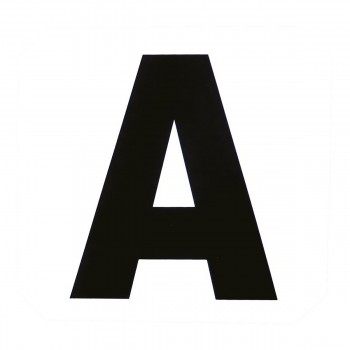
#> input picture term2_2/image_test/letter_A.jpg, 350 x 350 px, found by its file name
$ python cH_10.py
#> lines starting #> are read from the running program, lines starting #| are printed output that depends on the picture; after the words box and inside, x2 and y2 are one past the last pixel; in counts of white or black regions, pixels touching at a corner belong together
# [20 lines of commented-out code are left out]


import numpy as np
import cv2
from matplotlib import pyplot as plt

image = cv2.imread("image_test\letter_A.jpg",0)
#> image: shape (350, 350); min 7, max 255, mean 199.1
retVal,img = cv2.threshold(image,155,255,cv2.THRESH_BINARY_INV)
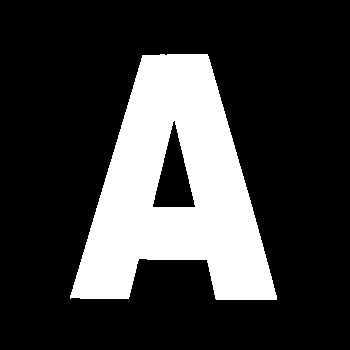
#> img: shape (350, 350); 23.5% white; 1 white region, box (x1, y1, x2, y2) and area: (70, 54, 277, 300) 28758
kernel = np.ones((10, 10), np.uint8)
dilated_image = cv2.dilate(img,kernel,iterations = 2)
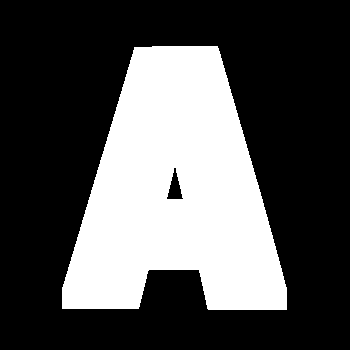
#> dilated_image: shape (350, 350); 32.3% white; 1 white region, box (x1, y1, x2, y2) and area: (62, 46, 287, 310) 39564
erosion_image = cv2.erode(img, kernel, iterations=2)
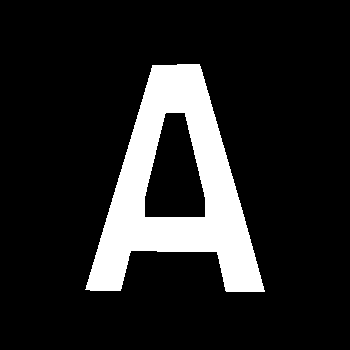
#> erosion_image: shape (350, 350); 14.4% white; 1 white region, box (x1, y1, x2, y2) and area: (85, 64, 265, 292) 17648

dilated_after_erode = cv2.dilate(erosion_image,kernel,iterations = 2)
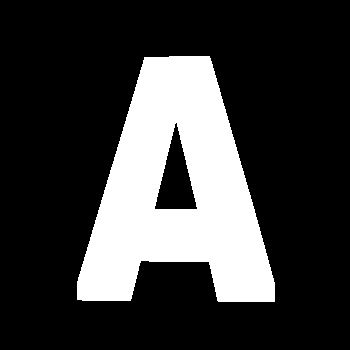
#> dilated_after_erode: shape (350, 350); 23.4% white; 1 white region, box (x1, y1, x2, y2) and area: (77, 56, 275, 302) 28664
erosion_after_dilated = cv2.erode(dilated_image, kernel, iterations=2)
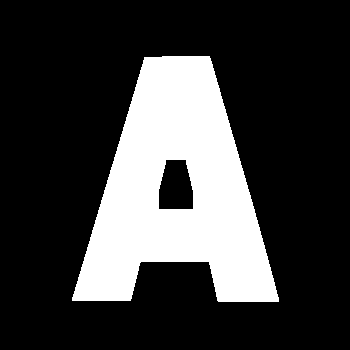
#> erosion_after_dilated: shape (350, 350); 23.8% white; 1 white region, box (x1, y1, x2, y2) and area: (72, 56, 279, 302) 29214

titles = ['Original Image',"Binary Image",'Dilated Image','Erosion Image','dilated_after_erode','erosion_after_dilated']
images = [image,img, dilated_image,erosion_image,dilated_after_erode,erosion_after_dilated]
plt.figure(figsize=(13,5))
for i in range(6):
    plt.subplot(1,6,i+1)
    plt.imshow(images[i],'gray')
    plt.title(titles[i])
    plt.xticks([])
    plt.yticks([])
plt.tight_layout()
plt.show()

$ run again, with term2_2/image_test/banana Green.jpg copied over term2_2/image_test/letter_A.jpg
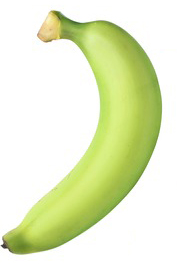
#> input picture term2_2/image_test/banana Green.jpg, 177 x 266 px, found by its file name
#> `retVal,img = cv2.threshold(image,155,255,cv2.THRESH_BINARY_INV)`:
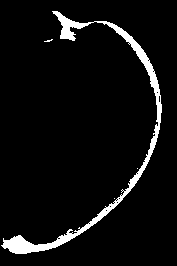
#> img: shape (266, 177); 5.5% white; 4 white regions (3 under 20 px), largest, box (x1, y1, x2, y2) and area: (1, 11, 162, 254) 2558
#> dilated_image: shape (266, 177); 27.4% white; 1 white region, box (x1, y1, x2, y2) and area: (0, 3, 172, 264) 12902
#> erosion_image: shape (266, 177); every value is 0
#> `erosion_after_dilated = cv2.erode(dilated_image, kernel, iterations=2)`:
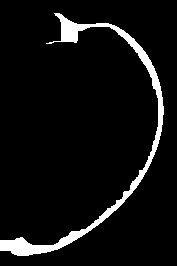
#> erosion_after_dilated: shape (266, 177); 6.2% white; 1 white region, box (x1, y1, x2, y2) and area: (0, 13, 164, 256) 2914

$ run again, with term2_2/image_test/banana.jpg copied over term2_2/image_test/letter_A.jpg
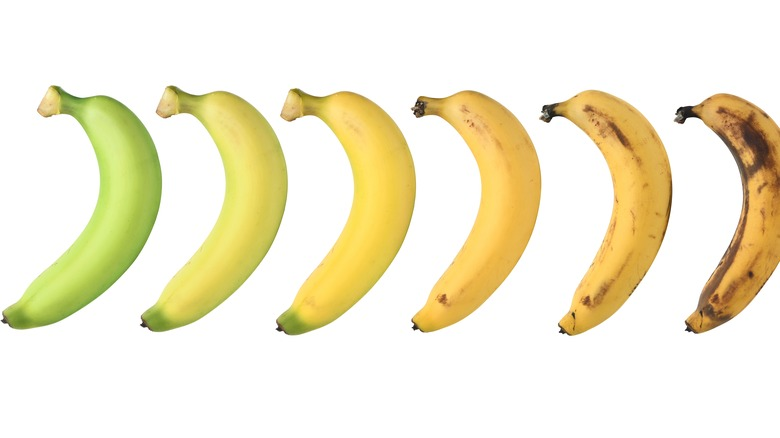
#> input picture term2_2/image_test/banana.jpg, 780 x 438 px, found by its file name
#> `retVal,img = cv2.threshold(image,155,255,cv2.THRESH_BINARY_INV)`:
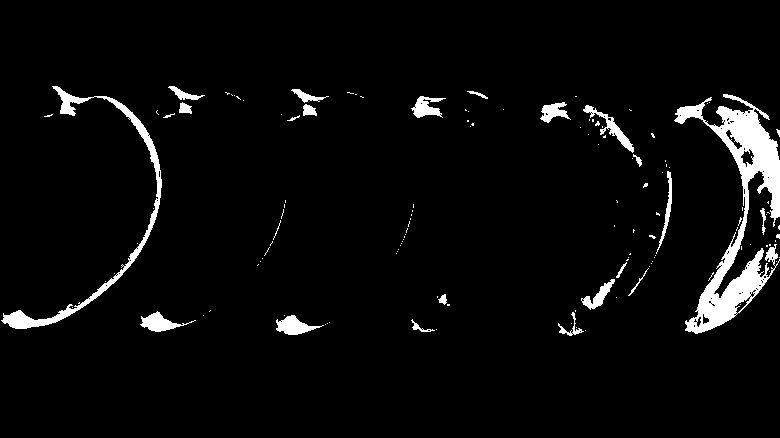
#> img: shape (438, 780); 4.2% white; 134 white regions (110 under 20 px), largest, box (x1, y1, x2, y2) and area: (674, 94, 780, 334) 7357, (1, 86, 162, 329) 2559, (583, 105, 634, 153) 483
#> dilated_image: shape (438, 780); 19.9% white; 14 white regions, largest, box (x1, y1, x2, y2) and area: (666, 86, 780, 344) 17930, (532, 88, 682, 346) 15832, (0, 78, 215, 339) 15282
#> erosion_image: shape (438, 780); 0.04% white; 4 white regions (2 under 20 px), largest, box (x1, y1, x2, y2) and area: (744, 126, 757, 141) 73, (764, 150, 770, 163) 57
#> dilated_after_erode: shape (438, 780); 0.61% white; 2 white regions, box (x1, y1, x2, y2) and area: (736, 118, 780, 194) 1714, (717, 300, 736, 320) 380
#> `erosion_after_dilated = cv2.erode(dilated_image, kernel, iterations=2)`:
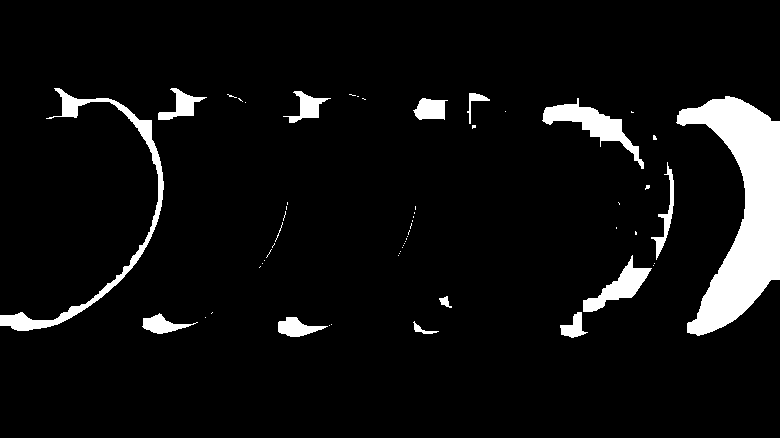
#> erosion_after_dilated: shape (438, 780); 6.5% white; 58 white regions (43 under 20 px), largest, box (x1, y1, x2, y2) and area: (676, 96, 780, 336) 11750, (0, 88, 164, 331) 2990, (542, 98, 644, 169) 1887
